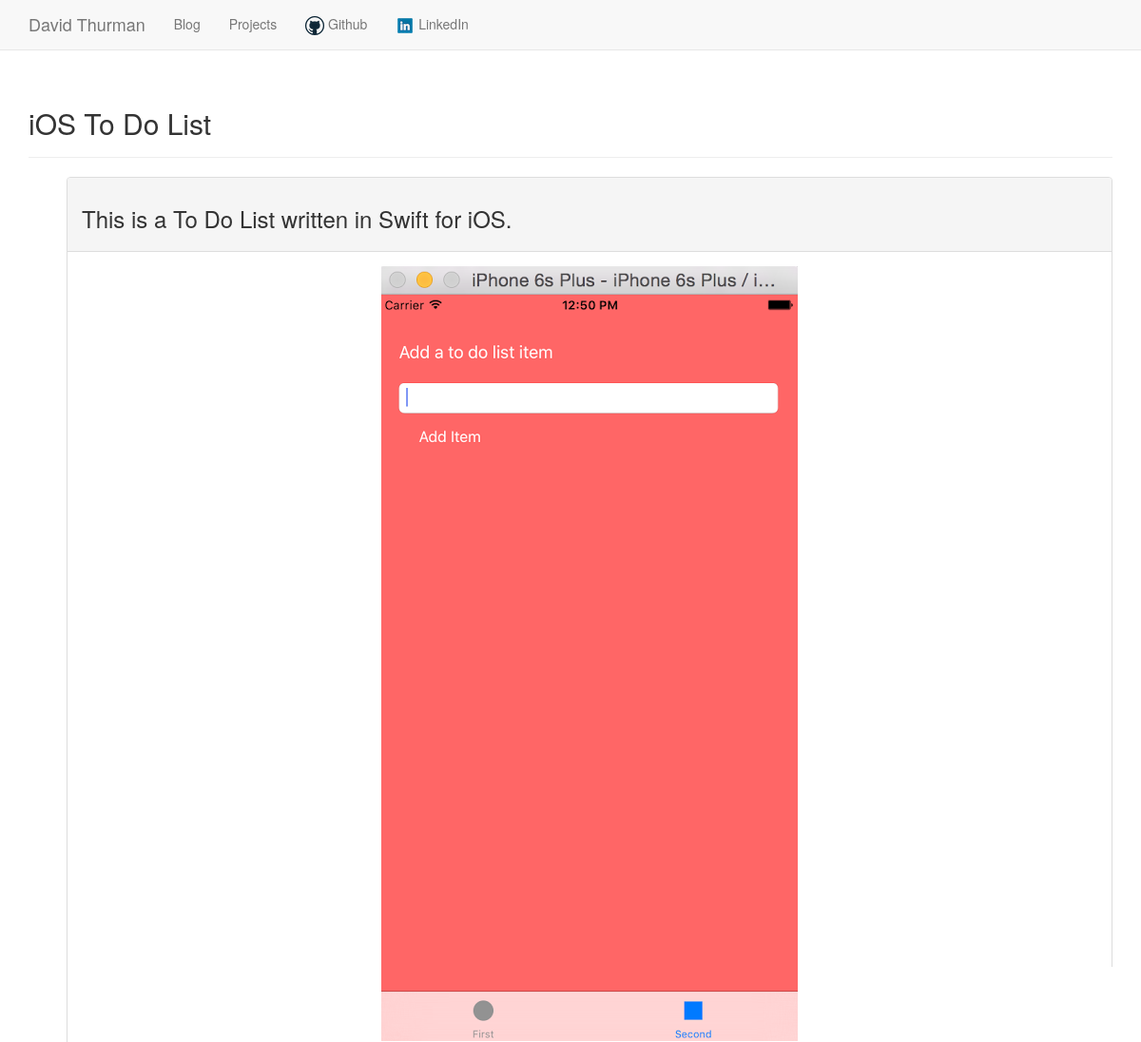
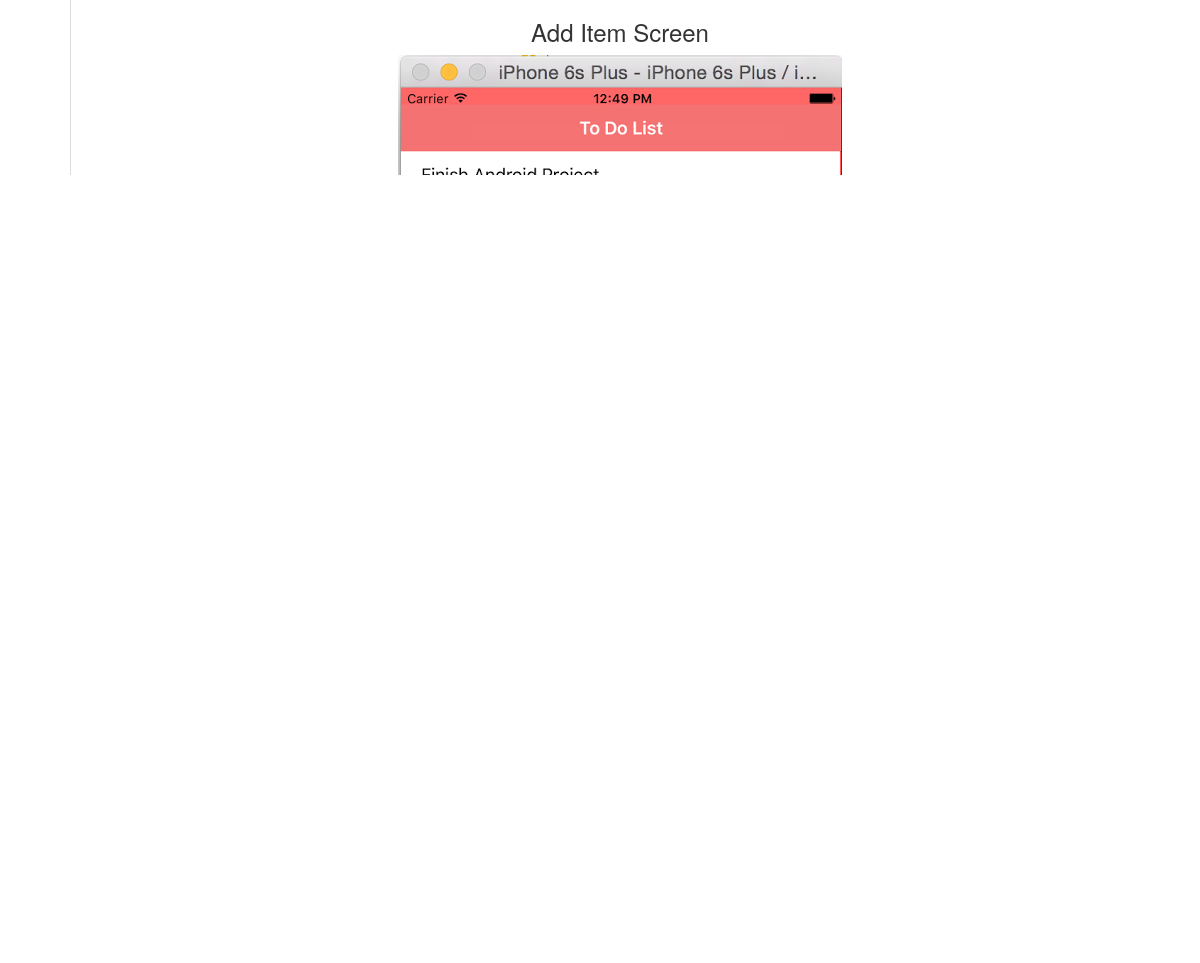
Screenshot of /projects/5/ with the database file from the repository (2 pictures, top to bottom).
### blog/models.py (models this page shows, shortened)
class Project(models.Model):
	title = models.TextField(default="Title")
	text = models.TextField()
	date_added = models.DateTimeField(auto_now_add = True)
	def __str__(self):
		return self.title

class Picture(models.Model):
	project = models.ForeignKey(Project)
	url = models.TextField()
	title = models.TextField()

### blog/views.py (the view)
# urls.py: url(r'^projects/(?P<project_id>\d+)/$', views.project, name = 'project'),
def project(request, project_id):
	project = Project.objects.get(id = project_id)
	pictures = project.picture_set.order_by('id')
	context = {'pictures': pictures, 'project': project}
	return render(request, 'blog/project.html', context)

### blog/templates/blog/project.html (shortened to what this page needs)
{% extends 'blog/base.html' %}
{% load staticfiles %}
{% block header %}
	<link rel="stylesheet" href="{% static 'css/index.css' %}">
	<h2>{{ project }}</h2>
{% endblock header %}
{% block content %}
	<ul>
			<div class="panel panel-default">
				<div class="panel-heading">
					<h3>
						{{ project.text }}
					</h3>
				</div>
				<div class="panel-body">
					{% for x in pictures %}
						<img class="projectPic" src="{% static x.url %}"/>
						<h3 class="projectTitle">{{ x.title }}</h3>
					{% endfor %}
				</div>
			</div>
	</ul>
{% endblock content %}

### blog/static/css/index.css (style rules this page uses)
img.projectPic { display: block; margin: auto; }
h3.projectTitle { text-align: center; }
html { background: url(images/background.jpg) no-repeat center center fixed; -webkit-background-size: cover; -moz-background-size: cover; -o-background-size: cover; background-size: cover; }

### rows the page displays
Project: title "iOS To Do List", text "This is a To Do List written in Swift for iOS."
Picture: url (picture), title "Add Item Screen"
Picture: url (picture)
